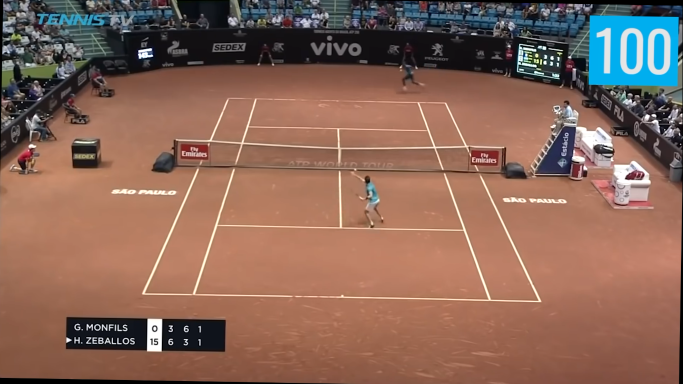
#> input picture data/screenshot_00.png, 1366 x 768 px, found by its file name (shown at 1/2 size)
$ python analyze_frame.py
#> lines starting #> are read from the running program, lines starting #| are printed output that depends on the picture; after the words box and inside, x2 and y2 are one past the last pixel; in counts of white or black regions, pixels touching at a corner belong together
import cv2.cv2 as cv2
import numpy as np


def main():

	frame = cv2.imread('data/screenshot_00.png')
#> frame is the input picture: shape (768, 1366, 3); mean B, G, R 88.1, 102.2, 136.3
	height, width, channels = frame.shape
#> height = 768; width = 1366; channels = 3
	frame_crop = np.concatenate ( (np.concatenate( (frame[0:int(height/3), 0:int(width/3)], frame[0:int(height/3), -int(width/3):]),axis=1),
								   np.concatenate( (frame[-int(height/3):, 0:int(width/3)], frame[-int(height/3):, -int(width/3):]),axis=1)), axis=0)
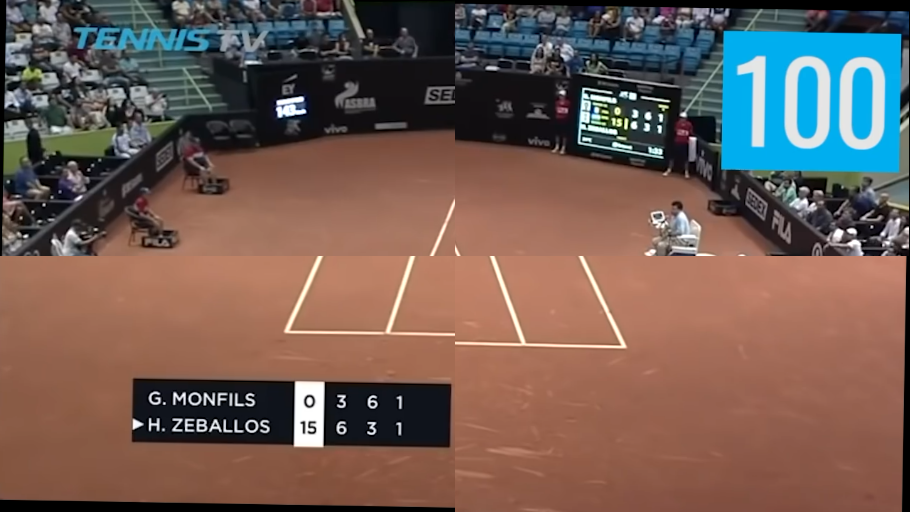
#> frame_crop: shape (512, 910, 3); mean B, G, R 84.5, 92.5, 113.4

	frame_gray = cv2.cvtColor(frame_crop, cv2.COLOR_BGR2GRAY)
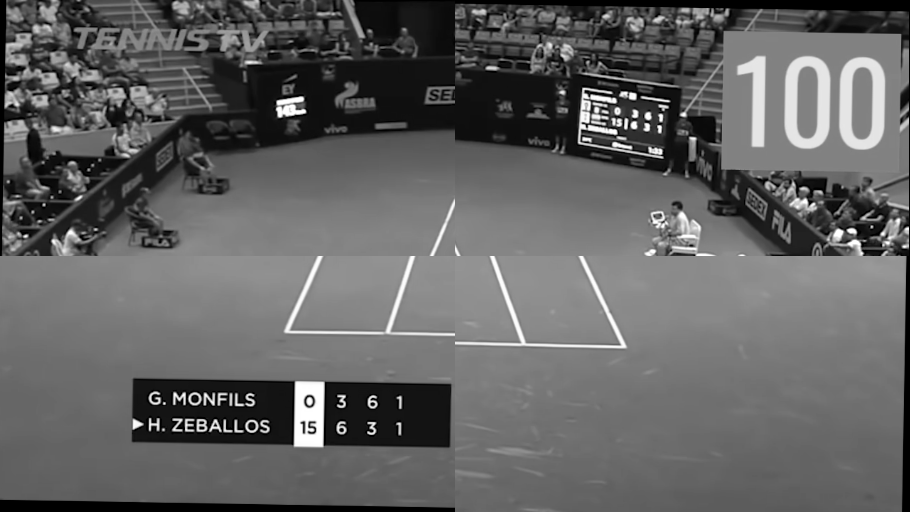
#> frame_gray: shape (512, 910); min 0, max 255, mean 97.8
	ret, frame_thresh = cv2.threshold(frame_gray, 100, 255, cv2.THRESH_BINARY_INV)
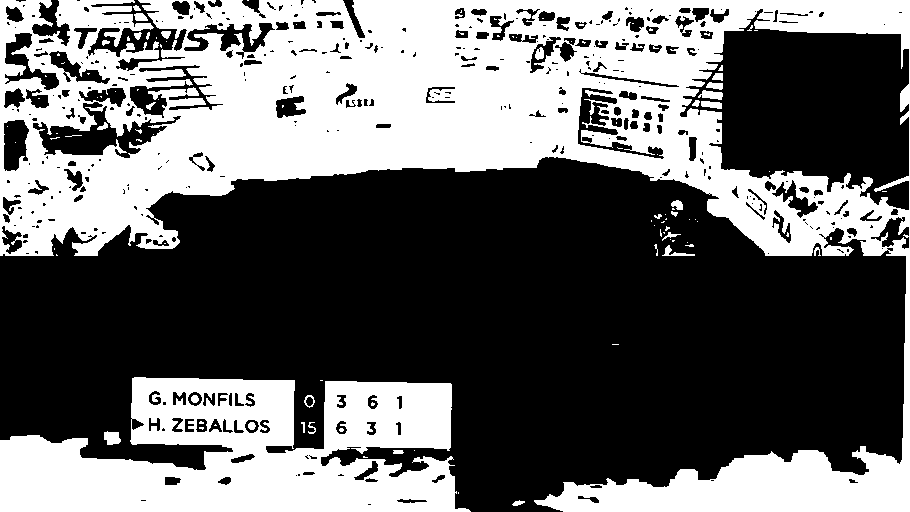
#> frame_thresh: shape (512, 910); 41% white; 109 white regions (77 under 20 px)
	contours_list, hierarchy = cv2.findContours(frame_thresh, cv2.RETR_TREE, cv2.CHAIN_APPROX_NONE)
#> contours_list = 536 contours, 317 with area under 20; largest, box (x1, y1, x2, y2) and area: (0, 0, 910, 512) 195434, (0, 377, 471, 512) 44370, (679, 8, 910, 211) 29468, (32, 101, 182, 159) 3473, (129, 64, 224, 119) 1962
	check = 0
	for contour in contours_list:
		x, y, w, h = cv2.boundingRect(contour)
		if (2*h<w<4*h) and (w*h>5000):
			check += 1
			frame_crop = cv2.drawContours(frame_crop, contour, -1, (0, 255, 0), 2)
#> this loop made 536 passes
#> (x, y, w, h, check) on passes 12, 277: (0, 377, 471, 135, 1), (32, 101, 150, 58, 2)
#> (x, y, w, h) on passes 1, 3, 4, 5, 6, 7: (512, 500, 13, 6), (363, 456, 5, 2), (414, 450, 1, 1), (393, 450, 11, 4), (104, 431, 17, 14), (308, 422, 8, 12)
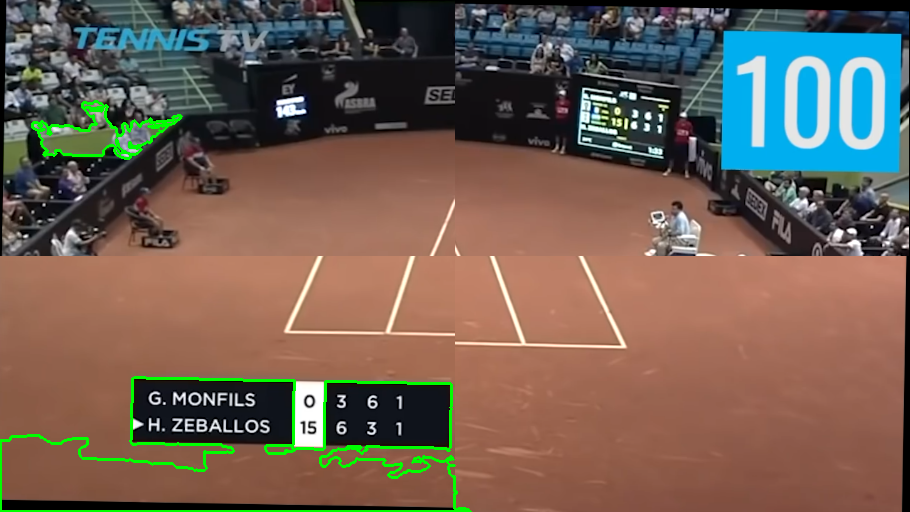
#> frame_crop: shape (512, 910, 3); 1.56% of pixels changed, all inside (x1, y1, x2, y2) = (0, 100, 472, 512)
#> after the loop, check = 2

	# [17 lines of commented-out code are left out]
	cv2.imshow('output_crop', frame_crop)
	key = cv2.waitKey(0)
#> (key Esc is pressed here)


	# order them based on x coordinate of b-boxes (cv2.boundingRect[0])
	# 'key=lambda ctr' means that ctr is iterating over every element of the list
	# cv2.boundingRect(ctr)[0] is the 0-th component (x coordinate) of the b-box around ctr
	# contours_list = sorted(contours_list, key=lambda ctr: cv2.boundingRect(ctr)[0])


	# print(f"Found {len(contours_list)} contours.")


if __name__ == '__main__':
	main()

$ run again, with data/screenshot_01.png copied over data/screenshot_00.png
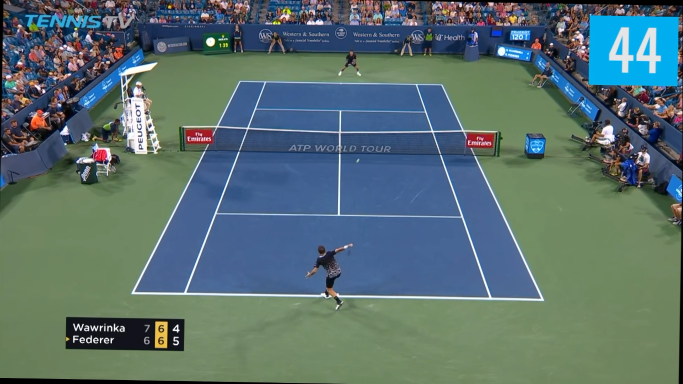
#> input picture data/screenshot_01.png, 1366 x 768 px, found by its file name (shown at 1/2 size)
#> in main, frame is the input picture: shape (768, 1366, 3); mean B, G, R 111.2, 111.5, 89.4
#> in main, `ret, frame_thresh = cv2.threshold(frame_gray, 100, 255, cv2.THRESH_BIN..`:
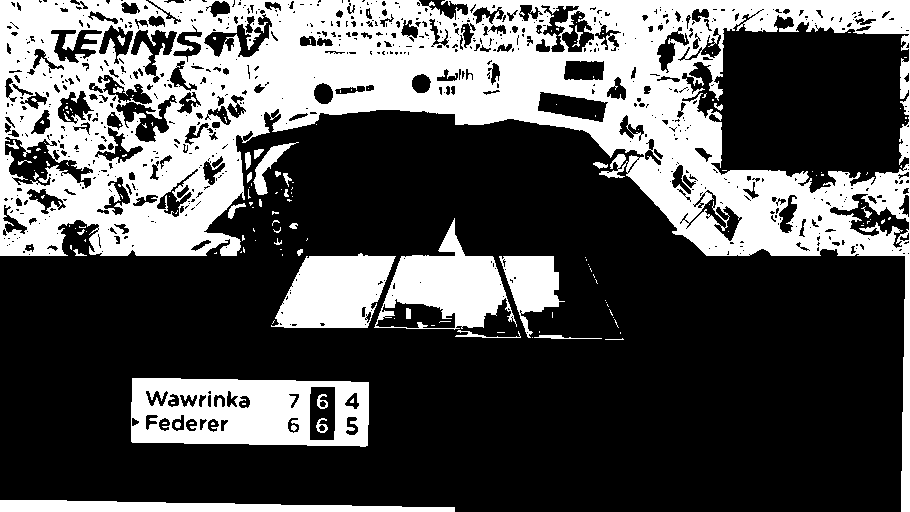
#> frame_thresh: shape (512, 910); 33.2% white; 186 white regions (147 under 20 px)
#> contours_list = 1118 contours, 800 with area under 20; largest, box (x1, y1, x2, y2) and area: (0, 0, 910, 512) 175958, (681, 13, 910, 194) 28069, (131, 378, 369, 447) 15087, (374, 218, 517, 330) 8153, (271, 253, 396, 328) 6508
#> the loop in main, `for contour in contours_list:` made 1118 passes
#> (x, y, w, h, check) on pass 2: (131, 378, 238, 69, 1)
#> pass 2, in main, `frame_crop = cv2.drawContours(frame_crop, contour, -1, (0, 255, 0), 2)`:
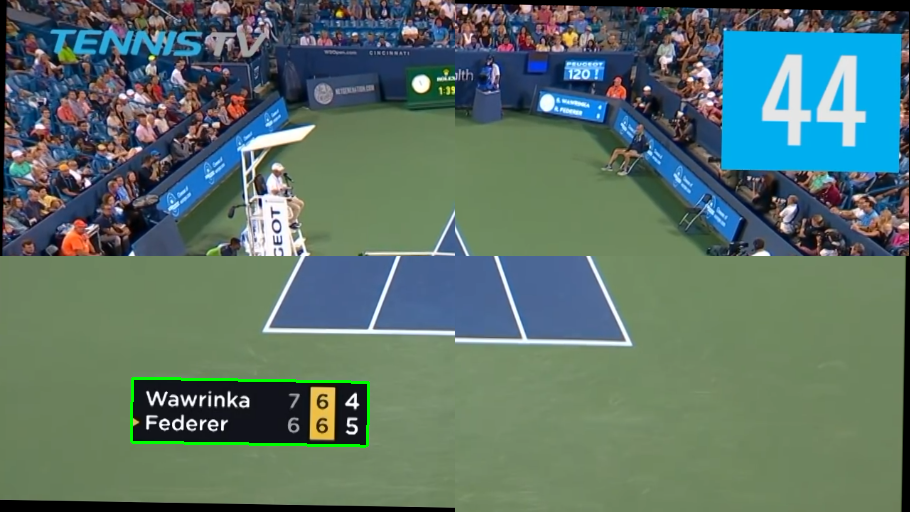
#> frame_crop: shape (512, 910, 3); mean B, G, R 104.9, 113.8, 90.4
#> after the loop in main, `for contour in contours_list:`: check = 1
